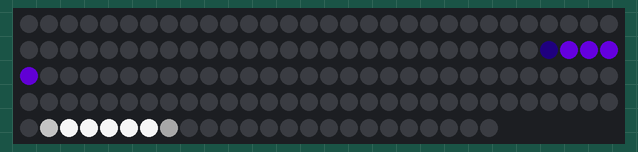
A sketch run on a simulated Arduino Uno, built with avr-gcc and run on an emulated ATmega328P. Parts: 144 RGB LEDs in strip order, left to right, continuing on the next row. The local clock reads 2024-03-15 10:24:30 at power-on unless the sketch sets it.

Above: at 21.7 s.

The sketch:

Equinox.ino
```cpp
#include <FastLED.h>
#include <Wire.h>
#include <DS3232RTC.h>
#include <Time.h>
#include <Timezone.h>
#include <Math.h>

// FastLED setup
#define NUM_LEDS 144
#define DATA_PIN 7
CRGB leds[NUM_LEDS];

// TimeZone setup
TimeChangeRule CEST = {"CEST", Last, Sun, Mar, 2, 0};     //Central European Summer Time
TimeChangeRule CET = {"CET ", Last, Sun, Oct, 3, -60};       //Central European Standard Time
Timezone CE(CEST, CET);
TimeChangeRule *tcr;        //pointer to the time change rule, use to get the TZ abbrev
time_t local;
word mill = 0;
unsigned long last_time = millis();
uint8_t last_second;
float minsec_factor;

uint8_t the_second;
uint8_t the_minute;
uint8_t the_hour;
int prev_sec_pos;
int sec_calls = 0;
bool is_inverse = false;
bool going_inverse = false;
int to_inverse = 0;
int inverse_fade = 0;
int led_brightness = 240;

const uint8_t map_pixel_time[144] = {
  0, 1, 2, 3, 4, 5, 6, 7, 8, 9,
  10, 11, 12, 13, 14, 15, 16, 17, 18, 19,
  20, 21, 22, 23, 24, 25, 26, 27, 28, 29,
  30, 31, 32, 33, 34, 35, 36, 37, 38, 39,
  40, 41, 42, 43, 44, 45, 46, 47, 48, 49,
  50, 51, 52, 53, 54, 55, 56, 57, 58, 59,
  60, 61, 62, 63, 64, 65, 66, 67, 68, 69,
  70, 71, 72, 73, 74, 75, 76, 77, 78, 79,
  80, 81, 82, 83, 84, 85, 86, 87, 88, 89,
  90, 91, 92, 93, 94, 95, 96, 97, 98, 99,
  100, 101, 102, 103, 104, 105, 106, 107, 108, 109,
  110, 111, 112, 113, 114, 115, 116, 117, 118, 119,
  120, 121, 122, 123, 124, 125, 126, 127, 128, 129,
  130, 131, 132, 133, 134, 135, 136, 137, 138, 139,
  140, 141, 142, 143
};

void setup() {
  FastLED.addLeds<NEOPIXEL, DATA_PIN>(leds, NUM_LEDS);

  minsec_factor = (float) NUM_LEDS / 60.00;

  setSyncProvider(RTC.get);   // the function to get the time from the RTC
  setSyncInterval(1);
  last_second = second(local);

  Serial.begin(9600);
}

#include "Equinox.h"

void loop() {
  FastLED.clear();
  local = CE.toLocal(now(), &tcr);

  the_second = second(local);
  the_minute = minute(local);
  the_hour = hour(local);

  check_dates(local);

  int pos_hour = (the_hour % 12) * 5 + floor(the_minute / 12);

  uint8_t second_hue = get_second_hue();
  uint8_t minute_hue = get_minute_hue();
  uint8_t hour_hue = get_hour_hue();

  if (the_second != last_second) {
    mill = 0;
    last_time = millis();
    last_second = the_second;
  } else {
    mill = map((millis() - last_time) % 1000, 0, 1000, 0, 255);
  }

  /*if (Serial.available() > 0) {
    String tmp = Serial.readString();
    if (tmp.toInt() != to_inverse) {
      to_inverse = tmp.toInt();
      going_inverse = true;
    }
  }*/

  int should_inverse = check_should_inverse(local);
  if (should_inverse != -1) {
    if (should_inverse == 1 && !is_inverse && !going_inverse) {
        to_inverse = should_inverse;
        going_inverse = true;
    }
    else if (should_inverse == 0 && is_inverse && !going_inverse) {
        to_inverse = should_inverse;
        going_inverse = true;
    }
  }


  if (going_inverse) {
    goInverse(hour_hue);
  }

  if (is_inverse) {
    for (int i = 0; i < NUM_LEDS; i++)
      leds[ map_pixel_time[i]] = CHSV( hour_hue, 255, led_brightness );

    minute_hue = hour_hue;
    second_hue = hour_hue;
  }

  /*** draw seconds ***/
  float sec_mill_pos = mapf((float)mill, 0.0, 255.0, 0.0, 2.4);
  float sec_pos = floor(sec_pos + sec_mill_pos);
  if (the_second > 0) {
    sec_pos = the_second * minsec_factor;
    sec_pos = floor(sec_pos + sec_mill_pos) + 1;
  }
  draw_second((int)sec_pos, second_hue);
  /*** draw seconds end ***/

  /*** draw minutes ***/
  int min_pos = map(the_minute, 0, 59, 0, NUM_LEDS);
  draw_minute(min_pos, minute_hue);
  /*** draw minutes end ***/

   /*** draw hours ***/
  draw_hour(pos_hour * minsec_factor, hour_hue);
  /*** draw hours end ***/

  int led_brightness = 255;
  FastLED.setBrightness(led_brightness);
  FastLED.show();
  FastLED.delay(50);
}
```

Equinox.h
```cpp
bool is_summer = false;
bool is_winter = false;
bool is_spring = false;
bool is_autumn = false;

uint8_t second_sat = 255;
uint8_t minute_sat = 255;
uint8_t hour_sat = 255;

void goInverse(int hour_hue) {
  if (to_inverse > 0) {
    if (going_inverse) {
      if (inverse_fade <= led_brightness) {
        inverse_fade += 5;
      }

      if (inverse_fade > led_brightness)
        inverse_fade = led_brightness;

      if (inverse_fade == led_brightness) {
        going_inverse = false;
        is_inverse = true;
      }
    }
  }
  else {
    if (going_inverse) {
      if (inverse_fade > 0) {
        inverse_fade -= 5;
      }

      if (inverse_fade < 0)
        inverse_fade = 0;

      if (inverse_fade == 0) {
        going_inverse = false;
        is_inverse = false;
      }
    }
  }

  for (int i = 0; i < NUM_LEDS; i++)
    leds[map_pixel_time[i]] = CHSV(hour_hue, 255, inverse_fade);
}

void draw_minute_hour(int pos, int factor, uint8_t hue, bool is_hour) {
  uint8_t the_sat = is_hour ? hour_sat : minute_sat;

  int prevpos_2 = pos - 2 < 0 ? NUM_LEDS + pos - 2 : pos - 2;
  int prevpos_1 = pos - 1 < 0 ? NUM_LEDS + pos - 1 : pos - 1;

  int nextpos_1 = pos + 1 > NUM_LEDS ? (pos) - NUM_LEDS : pos + 1;
  int nextpos_2 = pos + 2 > NUM_LEDS ? (pos + 1) - NUM_LEDS : pos + 2;

  leds[ map_pixel_time[prevpos_2]] = CHSV(hue, the_sat, is_inverse ? map(factor, 0, 59, 0, 255) : 255 - map(factor, 0, 59, 0, 255));
  leds[ map_pixel_time[prevpos_1]] = is_inverse ? CHSV(0, 0, 0) : CHSV( hue, the_sat, led_brightness );
  leds[ map_pixel_time[pos]] = is_inverse ? CHSV(0, 0, 0) : CHSV( hue, the_sat, led_brightness );
  leds[ map_pixel_time[nextpos_1]] = is_inverse ? CHSV(0, 0, 0) : CHSV( hue, the_sat, led_brightness );
  leds[ map_pixel_time[nextpos_2]] = CHSV(hue, the_sat, is_inverse ? 255 - map(factor, 0, 59, 0, 255) : map(factor, 0, 59, 0, 255));

  if (is_hour) {
    int prevpos_3 = pos - 3 < 0 ? NUM_LEDS + pos - 3 : pos - 3;
    int nextpos_3 = pos + 3 > NUM_LEDS ? (pos + 2) - NUM_LEDS : pos + 3;

    leds[ map_pixel_time[prevpos_2]] = is_inverse ? CHSV(0, 0, 0) : CHSV( hue, the_sat, led_brightness);
    leds[ map_pixel_time[prevpos_3]] = CHSV(hue, the_sat, 255 - map(factor, 0, 59, 0, 255));

    leds[ map_pixel_time[nextpos_2]] = is_inverse ? CHSV(0, 0, 0) : CHSV( hue, the_sat, led_brightness);
    leds[ map_pixel_time[nextpos_3]] = CHSV(hue, the_sat, map(factor, 0, 59, 0, 255));

    if (is_inverse) {
      int prevpos_4 = pos - 4 < 0 ? NUM_LEDS + pos - 4 : pos - 4;
      int nextpos_4 = pos + 4 > NUM_LEDS ? (pos + 3) - NUM_LEDS : pos + 4;

      leds[ map_pixel_time[prevpos_3]] = CHSV(0, 0, 0);
      leds[ map_pixel_time[prevpos_4]] = CHSV(hue, the_sat, map(factor, 0, 59, 0, 255));

      leds[ map_pixel_time[nextpos_3]] = CHSV(0, 0, 0);
      leds[ map_pixel_time[nextpos_4]] = CHSV(hue, the_sat, 255 - map(factor, 0, 59, 0, 255));
    }
  }
  else {
    if (is_inverse) {
      int prevpos_3 = pos - 3 < 0 ? NUM_LEDS + pos - 3 : pos - 3;
      int nextpos_3 = pos + 3 > NUM_LEDS ? (pos + 2) - NUM_LEDS : pos + 3;

      leds[ map_pixel_time[prevpos_2]] = CHSV(0, 0, 0);
      leds[ map_pixel_time[prevpos_3]] = CHSV(hue, the_sat, map(factor, 0, 59, 0, 255));

      leds[ map_pixel_time[nextpos_2]] = CHSV(0, 0, 0);
      leds[ map_pixel_time[nextpos_3]] = CHSV(hue, the_sat, 255 - map(factor, 0, 59, 0, 255));
    }
  }
}

void draw_second(int pos, uint8_t hue) {
  if (prev_sec_pos != pos) {
    sec_calls = 0;
    prev_sec_pos = pos;
  }
  else {
    sec_calls++;
  }

  uint8_t calls_to_mill = map(sec_calls, 0, 7, 0, 255);

  uint8_t sprev = map(255 - calls_to_mill, 0, 255, 0, 255);
  uint8_t snext = map(calls_to_mill, 0, 255, 0, 255);

  int prevpos_2 = pos - 2 < 0 ? NUM_LEDS + pos - 2 : pos - 2;
  int prevpos_1 = pos - 1 < 0 ? NUM_LEDS + pos - 1 : pos - 1;

  int nextpos_1 = pos + 1 > NUM_LEDS ? (pos) - NUM_LEDS : pos + 1;
  int nextpos_2 = pos + 2 > NUM_LEDS ? (pos + 1) - NUM_LEDS : pos + 2;

  leds[ map_pixel_time[prevpos_1]] = CHSV( hue, second_sat, is_inverse ? snext : sprev); // mid
  leds[ map_pixel_time[pos]] = is_inverse ? CHSV(0, 0, 0) : CHSV( hue, second_sat, led_brightness); // mid
  leds[ map_pixel_time[nextpos_1]] = is_inverse ? CHSV(0, 0, 0) : CHSV( hue, second_sat, led_brightness); // mid
  leds[ map_pixel_time[nextpos_2]] = CHSV( hue, second_sat, is_inverse ? sprev : snext ); // mid

  if (is_inverse) {
    leds[ map_pixel_time[prevpos_1]] = CHSV(0, 0, 0); // mid
    leds[ map_pixel_time[prevpos_2]] = CHSV( hue, second_sat, snext); // mid

    int nextpos_3 = pos + 3 > NUM_LEDS ? (pos + 2) - NUM_LEDS : pos + 3;
    leds[ map_pixel_time[nextpos_2]] = CHSV( 0, 0, 0); // mid
    leds[ map_pixel_time[nextpos_3]] = CHSV( hue, second_sat, sprev); // mid
  }
}

void draw_minute(int pos, uint8_t hue) {
  draw_minute_hour(pos, the_second, hue, false);
}

void draw_hour(float float_pos, uint8_t hue) {
  int pos = floor(float_pos);

  draw_minute_hour(pos, the_minute, hue, true);
}

// spring: 21.03
// summer: 21.06
// autumn: 23.09
// winter: 21.12
void check_dates(time_t local) {
  uint8_t the_day = day(local);
  uint8_t the_month = month(local);

  // check spring
  if (the_month >= 3) {
    is_spring = true;
    is_summer = false;
    is_autumn = false;
    is_winter = false;

    if (the_day < 21 && the_month == 3) {
      is_spring = false;
      is_summer = false;
      is_autumn = false;
      is_winter = true;
    }
  }
  // check summer
  else if (the_month >= 6) {
    is_spring = false;
    is_summer = true;
    is_autumn = false;
    is_winter = false;

    if (the_day < 21 && the_month == 6) {
      is_spring = true;
      is_summer = false;
      is_autumn = false;
      is_winter = false;
    }
  }
  // check autumn
  else if (the_month >= 9) {
    is_spring = false;
    is_summer = false;
    is_autumn = true;
    is_winter = false;

    if (the_day < 23 && the_month == 9) {
      is_spring = false;
      is_summer = true;
      is_autumn = false;
      is_winter = false;
    }
  }
  // check winter
   else if (the_month >= 12) {
    is_spring = false;
    is_summer = false;
    is_autumn = false;
    is_winter = true;

    if (the_day < 21 && the_month == 12) {
      is_spring = false;
      is_summer = false;
      is_autumn = true;
      is_winter = false;
    }
  }
  // check spring again
  else if (the_month <= 3) {
    is_spring = false;
    is_summer = false;
    is_autumn = false;
    is_winter = true;

    if (the_day >= 21 && the_month == 3) {
      is_spring = true;
      is_summer = false;
      is_autumn = false;
      is_winter = false;
    }
  }
}

int c_green = 0;
int c_yellow_green = 20;
int c_yellow = 50;
int c_warm_yellow = 60;
int c_light_orange = 70;
int c_orange = 80;
int c_red = 90;
int c_deep_pink = 100;
int c_light_purple = 110;
int c_red_purple = 120;
int c_purple = 140;
int c_blue_purple = 150;
int c_blue = 160;
int c_deep_blue = 170;
int c_light_blue = 190;
int c_aqua = 200;
int c_aqua_green = 210;
int c_light_green_aqua = 220;

uint8_t get_second_hue() {
  if (is_spring) return c_yellow; // yellow
  else if (is_summer) return c_light_green_aqua; // orange
  else if (is_autumn) return c_orange; // orange - yellow
  else if (is_winter) return c_light_green_aqua; // blue;
  else {
    second_sat = 0;
    return 128;
  }
}

uint8_t get_minute_hue() {
  if (is_spring) return c_blue_purple; // purple
  else if (is_summer) return c_blue; // orange
  else if (is_autumn) return c_light_orange; // orange - yellow
  else if (is_winter) return c_light_blue; // blue;
  else {
    minute_sat = 0;
    return 128;
  }
}

uint8_t get_hour_hue() {
  hour_sat = 255;
  if (is_spring) return c_green;
  else if (is_summer) return c_warm_yellow;
  else if (is_autumn) return c_red;
  else if (is_winter) {
    hour_sat = 0;
    return c_deep_blue;
  }
  else {
    hour_sat = 0;
    return 128;
  }
}

int check_should_inverse(time_t local) {
  // go inverse depending on the time of year (approx.)
  if (is_autumn || is_spring) {
    if (hour(local) == 18 && minute(local) == 30)
      return 1;
  }
  else if (is_summer) {
    if (hour(local) == 20 && minute(local) == 30)
      return 1;
  }
  else if (is_winter) {
    if (hour(local) == 16 && minute(local) == 30)
      return 1;
  }

  // revert to normal
  if (hour(local) == 6 && minute(local) == 0)
    return 0;

  return -1;
}

float mapf(float x, float in_min, float in_max, float out_min, float out_max)
{
  return (x - in_min) * (out_max - out_min) / (in_max - in_min) + out_min;
}
```
